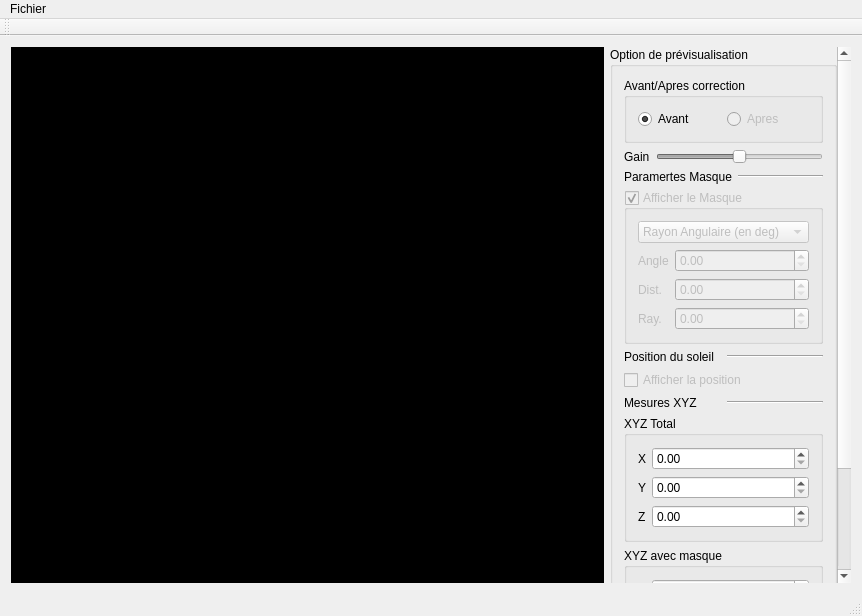
<?xml version="1.0" encoding="UTF-8"?>
<ui version="4.0">
 <class>MainWindow</class>
 <widget class="QMainWindow" name="MainWindow">
  <property name="geometry">
   <rect>
    <x>0</x>
    <y>0</y>
    <width>862</width>
    <height>616</height>
   </rect>
  </property>
  <property name="windowTitle">
   <string>MainWindow</string>
  </property>
  <widget class="QWidget" name="centralWidget">
   <layout class="QHBoxLayout" name="horizontalLayout">
    <item>
     <layout class="QHBoxLayout" name="globalLayout" stretch="1,0">
      <item>
       <layout class="QHBoxLayout" name="horizontalLayout_3">
        <item>
         <widget class="QLabel" name="imageLabel">
          <property name="sizePolicy">
           <sizepolicy hsizetype="Expanding" vsizetype="Expanding">
            <horstretch>0</horstretch>
            <verstretch>0</verstretch>
           </sizepolicy>
          </property>
          <property name="minimumSize">
           <size>
            <width>1</width>
            <height>1</height>
           </size>
          </property>
          <property name="styleSheet">
           <string notr="true">QLabel { background-color : black; }</string>
          </property>
          <property name="text">
           <string>imageLabel</string>
          </property>
         </widget>
        </item>
       </layout>
      </item>
      <item>
       <widget class="QScrollArea" name="scrollArea">
        <property name="sizePolicy">
         <sizepolicy hsizetype="Preferred" vsizetype="Expanding">
          <horstretch>0</horstretch>
          <verstretch>0</verstretch>
         </sizepolicy>
        </property>
        <property name="frameShape">
         <enum>QFrame::NoFrame</enum>
        </property>
        <property name="verticalScrollBarPolicy">
         <enum>Qt::ScrollBarAlwaysOn</enum>
        </property>
        <property name="horizontalScrollBarPolicy">
         <enum>Qt::ScrollBarAlwaysOff</enum>
        </property>
        <property name="sizeAdjustPolicy">
         <enum>QAbstractScrollArea::AdjustIgnored</enum>
        </property>
        <property name="widgetResizable">
         <bool>true</bool>
        </property>
        <widget class="QWidget" name="scrollAreaWidgetContents_2">
         <property name="geometry">
          <rect>
           <x>0</x>
           <y>0</y>
           <width>208</width>
           <height>595</height>
          </rect>
         </property>
         <layout class="QVBoxLayout" name="verticalLayout_2">
          <property name="spacing">
           <number>0</number>
          </property>
          <property name="sizeConstraint">
           <enum>QLayout::SetDefaultConstraint</enum>
          </property>
          <property name="leftMargin">
           <number>0</number>
          </property>
          <property name="topMargin">
           <number>0</number>
          </property>
          <property name="rightMargin">
           <number>0</number>
          </property>
          <property name="bottomMargin">
           <number>0</number>
          </property>
          <item>
           <widget class="QGroupBox" name="previsualisationBox">
            <property name="sizePolicy">
             <sizepolicy hsizetype="Preferred" vsizetype="Preferred">
              <horstretch>0</horstretch>
              <verstretch>0</verstretch>
             </sizepolicy>
            </property>
            <property name="title">
             <string>Option de prévisualisation</string>
            </property>
            <property name="checkable">
             <bool>false</bool>
            </property>
            <layout class="QVBoxLayout" name="verticalLayout">
             <item>
              <widget class="QGroupBox" name="avApBox">
               <property name="title">
                <string>Avant/Apres correction</string>
               </property>
               <layout class="QHBoxLayout" name="horizontalLayout_2">
                <item>
                 <widget class="QRadioButton" name="AvantButton">
                  <property name="text">
                   <string>Avant</string>
                  </property>
                  <property name="checked">
                   <bool>true</bool>
                  </property>
                 </widget>
                </item>
                <item>
                 <widget class="QRadioButton" name="ApresButton">
                  <property name="enabled">
                   <bool>false</bool>
                  </property>
                  <property name="text">
                   <string>Apres</string>
                  </property>
                 </widget>
                </item>
               </layout>
              </widget>
             </item>
             <item>
              <layout class="QHBoxLayout" name="gainLayout">
               <item>
                <widget class="QLabel" name="gainLabel">
                 <property name="text">
                  <string>Gain</string>
                 </property>
                </widget>
               </item>
               <item>
                <widget class="QSlider" name="gainSlider">
                 <property name="enabled">
                  <bool>false</bool>
                 </property>
                 <property name="sizePolicy">
                  <sizepolicy hsizetype="Expanding" vsizetype="Fixed">
                   <horstretch>0</horstretch>
                   <verstretch>0</verstretch>
                  </sizepolicy>
                 </property>
                 <property name="minimum">
                  <number>-3000</number>
                 </property>
                 <property name="maximum">
                  <number>3000</number>
                 </property>
                 <property name="orientation">
                  <enum>Qt::Horizontal</enum>
                 </property>
                </widget>
               </item>
              </layout>
             </item>
             <item>
              <layout class="QHBoxLayout" name="masqueLayout">
               <item>
                <widget class="QLabel" name="paramMasqueLabel">
                 <property name="text">
                  <string>Paramertes Masque</string>
                 </property>
                </widget>
               </item>
               <item>
                <widget class="Line" name="lineMasque">
                 <property name="orientation">
                  <enum>Qt::Horizontal</enum>
                 </property>
                </widget>
               </item>
              </layout>
             </item>
             <item>
              <widget class="QGroupBox" name="affMasqueBox">
               <property name="enabled">
                <bool>false</bool>
               </property>
               <property name="title">
                <string>Afficher le Masque</string>
               </property>
               <property name="checkable">
                <bool>true</bool>
               </property>
               <property name="checked">
                <bool>true</bool>
               </property>
               <layout class="QVBoxLayout" name="verticalLayout_3">
                <item>
                 <widget class="QComboBox" name="rayonAngleComboBox">
                  <item>
                   <property name="text">
                    <string>Rayon Angulaire (en deg)</string>
                   </property>
                  </item>
                  <item>
                   <property name="text">
                    <string>Distance + Rayon</string>
                   </property>
                  </item>
                 </widget>
                </item>
                <item>
                 <layout class="QFormLayout" name="rayMasqueLayout">
                  <item row="0" column="0">
                   <widget class="QLabel" name="labelAngle">
                    <property name="text">
                     <string>Angle</string>
                    </property>
                   </widget>
                  </item>
                  <item row="0" column="1">
                   <widget class="QDoubleSpinBox" name="angleBox">
                    <property name="maximum">
                     <double>180.000000000000000</double>
                    </property>
                   </widget>
                  </item>
                  <item row="1" column="0">
                   <widget class="QLabel" name="labelDist">
                    <property name="enabled">
                     <bool>false</bool>
                    </property>
                    <property name="text">
                     <string>Dist.</string>
                    </property>
                   </widget>
                  </item>
                  <item row="1" column="1">
                   <widget class="QDoubleSpinBox" name="distBox">
                    <property name="enabled">
                     <bool>false</bool>
                    </property>
                    <property name="maximum">
                     <double>10000000000000000369475456880582265409809179829842688451922778552150543659347219597216513109705408327446511753687232667314337003349573404171046192448274432.000000000000000</double>
                    </property>
                   </widget>
                  </item>
                  <item row="2" column="0">
                   <widget class="QLabel" name="labelRay">
                    <property name="enabled">
                     <bool>false</bool>
                    </property>
                    <property name="text">
                     <string>Ray.</string>
                    </property>
                   </widget>
                  </item>
                  <item row="2" column="1">
                   <widget class="QDoubleSpinBox" name="rayBox">
                    <property name="enabled">
                     <bool>false</bool>
                    </property>
                    <property name="maximum">
                     <double>10000000000000000369475456880582265409809179829842688451922778552150543659347219597216513109705408327446511753687232667314337003349573404171046192448274432.000000000000000</double>
                    </property>
                   </widget>
                  </item>
                 </layout>
                </item>
               </layout>
              </widget>
             </item>
             <item>
              <layout class="QHBoxLayout" name="soleilLayout">
               <item>
                <widget class="QLabel" name="posSoleilLayout">
                 <property name="text">
                  <string>Position du soleil</string>
                 </property>
                </widget>
               </item>
               <item>
                <widget class="Line" name="lineSoleil">
                 <property name="orientation">
                  <enum>Qt::Horizontal</enum>
                 </property>
                </widget>
               </item>
              </layout>
             </item>
             <item>
              <widget class="QCheckBox" name="affPosCheckBox">
               <property name="enabled">
                <bool>false</bool>
               </property>
               <property name="text">
                <string>Afficher la position</string>
               </property>
               <property name="checked">
                <bool>false</bool>
               </property>
               <property name="autoRepeatDelay">
                <number>300</number>
               </property>
               <property name="autoRepeatInterval">
                <number>100</number>
               </property>
              </widget>
             </item>
             <item>
              <layout class="QHBoxLayout" name="XYZLayout">
               <item>
                <widget class="QLabel" name="XYZLabel">
                 <property name="text">
                  <string>Mesures XYZ</string>
                 </property>
                </widget>
               </item>
               <item>
                <widget class="Line" name="lineXYZ">
                 <property name="orientation">
                  <enum>Qt::Horizontal</enum>
                 </property>
                </widget>
               </item>
              </layout>
             </item>
             <item>
              <widget class="QGroupBox" name="XYZTotGoupBox">
               <property name="title">
                <string>XYZ Total</string>
               </property>
               <layout class="QFormLayout" name="XYZTotalFormLayout">
                <item row="0" column="0">
                 <widget class="QLabel" name="labelXTot">
                  <property name="text">
                   <string>X</string>
                  </property>
                 </widget>
                </item>
                <item row="0" column="1">
                 <widget class="QDoubleSpinBox" name="XTotBox">
                  <property name="maximum">
                   <double>10000000000000000369475456880582265409809179829842688451922778552150543659347219597216513109705408327446511753687232667314337003349573404171046192448274432.000000000000000</double>
                  </property>
                 </widget>
                </item>
                <item row="1" column="0">
                 <widget class="QLabel" name="labelYTot">
                  <property name="text">
                   <string>Y</string>
                  </property>
                 </widget>
                </item>
                <item row="1" column="1">
                 <widget class="QDoubleSpinBox" name="YTotBox">
                  <property name="maximum">
                   <double>10000000000000000369475456880582265409809179829842688451922778552150543659347219597216513109705408327446511753687232667314337003349573404171046192448274432.000000000000000</double>
                  </property>
                 </widget>
                </item>
                <item row="2" column="0">
                 <widget class="QLabel" name="labelZTot">
                  <property name="text">
                   <string>Z</string>
                  </property>
                 </widget>
                </item>
                <item row="2" column="1">
                 <widget class="QDoubleSpinBox" name="ZTotBox">
                  <property name="maximum">
                   <double>10000000000000000369475456880582265409809179829842688451922778552150543659347219597216513109705408327446511753687232667314337003349573404171046192448274432.000000000000000</double>
                  </property>
                 </widget>
                </item>
               </layout>
              </widget>
             </item>
             <item>
              <widget class="QGroupBox" name="XYZMasqueGroupBox">
               <property name="title">
                <string>XYZ avec masque</string>
               </property>
               <layout class="QFormLayout" name="XYZaMasqueFormLayout">
                <item row="0" column="0">
                 <widget class="QLabel" name="labelXMasque">
                  <property name="text">
                   <string>X</string>
                  </property>
                 </widget>
                </item>
                <item row="0" column="1">
                 <widget class="QDoubleSpinBox" name="XMasqueBox">
                  <property name="maximum">
                   <double>10000000000000000369475456880582265409809179829842688451922778552150543659347219597216513109705408327446511753687232667314337003349573404171046192448274432.000000000000000</double>
                  </property>
                 </widget>
                </item>
                <item row="1" column="0">
                 <widget class="QLabel" name="labelYMasque">
                  <property name="text">
                   <string>Y</string>
                  </property>
                 </widget>
                </item>
                <item row="2" column="0">
                 <widget class="QLabel" name="labelZMasque">
                  <property name="text">
                   <string>Z</string>
                  </property>
                 </widget>
                </item>
                <item row="1" column="1">
                 <widget class="QDoubleSpinBox" name="YMasqueBox">
                  <property name="maximum">
                   <double>10000000000000000369475456880582265409809179829842688451922778552150543659347219597216513109705408327446511753687232667314337003349573404171046192448274432.000000000000000</double>
                  </property>
                 </widget>
                </item>
                <item row="2" column="1">
                 <widget class="QDoubleSpinBox" name="ZMasqueBox">
                  <property name="maximum">
                   <double>10000000000000000369475456880582265409809179829842688451922778552150543659347219597216513109705408327446511753687232667314337003349573404171046192448274432.000000000000000</double>
                  </property>
                 </widget>
                </item>
               </layout>
              </widget>
             </item>
             <item>
              <widget class="QPushButton" name="rechargerButton">
               <property name="enabled">
                <bool>false</bool>
               </property>
               <property name="text">
                <string>Corriger</string>
               </property>
              </widget>
             </item>
             <item>
              <spacer name="verticalSpacer">
               <property name="orientation">
                <enum>Qt::Vertical</enum>
               </property>
               <property name="sizeHint" stdset="0">
                <size>
                 <width>20</width>
                 <height>40</height>
                </size>
               </property>
              </spacer>
             </item>
            </layout>
            <zorder>XYZTotGoupBox</zorder>
            <zorder>XYZMasqueGroupBox</zorder>
            <zorder>verticalSpacer</zorder>
            <zorder>affMasqueBox</zorder>
            <zorder>affPosCheckBox</zorder>
            <zorder>avApBox</zorder>
            <zorder>rechargerButton</zorder>
           </widget>
          </item>
         </layout>
        </widget>
       </widget>
      </item>
     </layout>
    </item>
   </layout>
  </widget>
  <widget class="QMenuBar" name="menuBar">
   <property name="geometry">
    <rect>
     <x>0</x>
     <y>0</y>
     <width>862</width>
     <height>21</height>
    </rect>
   </property>
   <widget class="QMenu" name="menuFichier">
    <property name="title">
     <string>Fichier</string>
    </property>
    <addaction name="actionOuvrir"/>
    <addaction name="actionEnregistrer_sous"/>
   </widget>
   <addaction name="menuFichier"/>
  </widget>
  <widget class="QStatusBar" name="statusBar"/>
  <widget class="QToolBar" name="mainToolBar">
   <attribute name="toolBarArea">
    <enum>TopToolBarArea</enum>
   </attribute>
   <attribute name="toolBarBreak">
    <bool>false</bool>
   </attribute>
  </widget>
  <action name="actionOuvrir">
   <property name="text">
    <string>Ouvrir</string>
   </property>
  </action>
  <action name="actionEnregistrer_sous">
   <property name="enabled">
    <bool>false</bool>
   </property>
   <property name="text">
    <string>Enregistrer sous...</string>
   </property>
  </action>
 </widget>
 <layoutdefault spacing="6" margin="11"/>
 <resources/>
 <connections/>
</ui>
